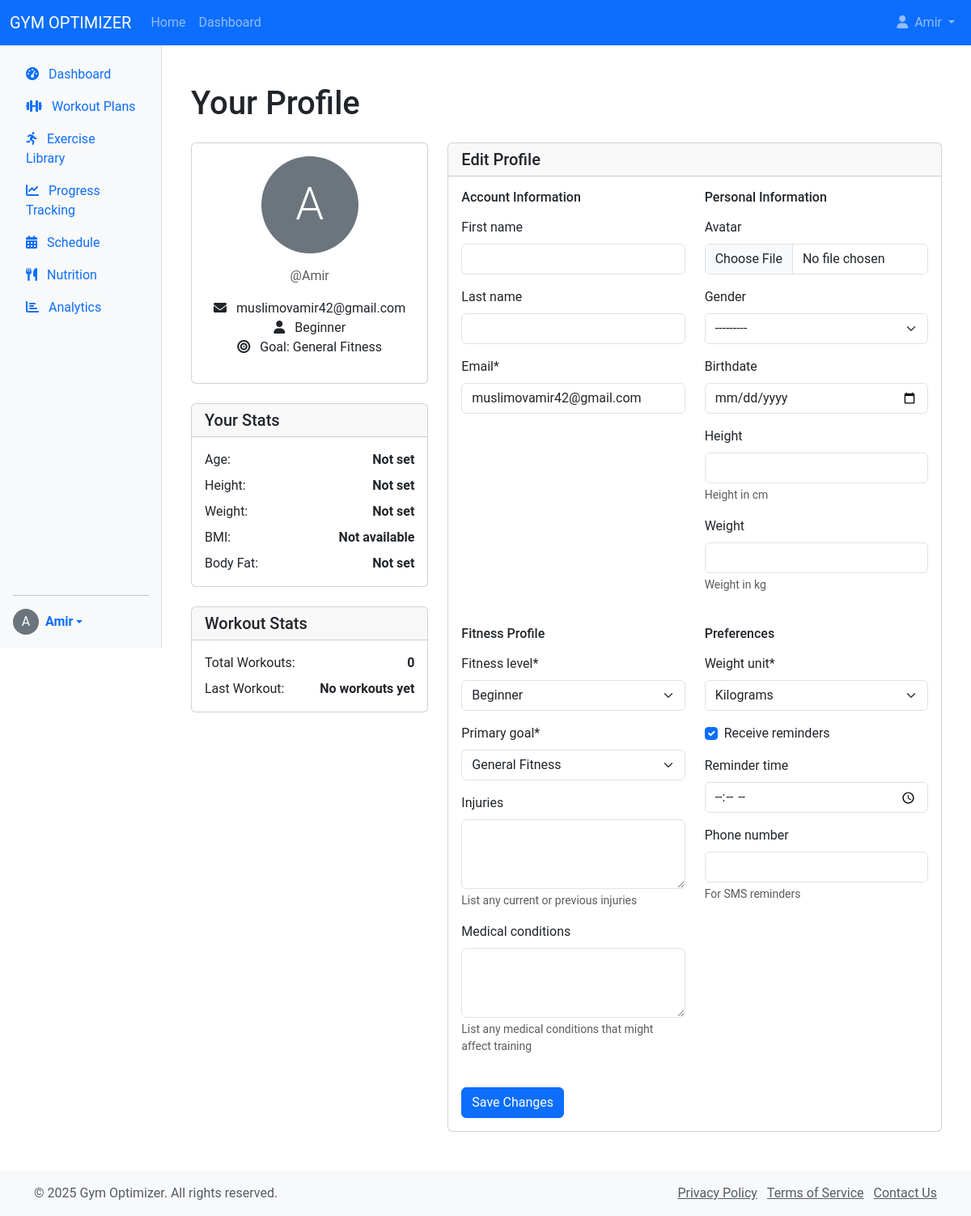
The page /users/profile/ (signed in) on the database its author committed.
### users/models.py (models this page shows, shortened)
class UserProfile(models.Model):
    GENDER_CHOICES = (
        ('M', 'Male'),
        ('F', 'Female'),
        ('O', 'Other'),
    )
    FITNESS_LEVEL_CHOICES = (
        ('beginner', 'Beginner'),
        ('intermediate', 'Intermediate'),
        ('advanced', 'Advanced'),
    )
    GOAL_CHOICES = (
        ('muscle_gain', 'Muscle Gain'),
        ('fat_loss', 'Fat Loss'),
        ('strength', 'Strength'),
        ('endurance', 'Endurance'),
        ('general_fitness', 'General Fitness'),
    )
    user = models.OneToOneField(User, on_delete=models.CASCADE, related_name='profile')
    avatar = models.ImageField(upload_to='avatars/', null=True, blank=True)
    gender = models.CharField(max_length=1, choices=GENDER_CHOICES, null=True, blank=True)
    birthdate = models.DateField(null=True, blank=True)
    height = models.FloatField(help_text="Height in cm", null=True, blank=True)
    weight = models.FloatField(help_text="Weight in kg", null=True, blank=True)
    fitness_level = models.CharField(max_length=20, choices=FITNESS_LEVEL_CHOICES, default='beginner')
    primary_goal = models.CharField(max_length=20, choices=GOAL_CHOICES, default='general_fitness')
    injuries = models.TextField(blank=True, help_text="List any current or previous injuries")
    medical_conditions = models.TextField(blank=True,
                                          help_text="List any medical conditions that might affect training")
    weight_unit = models.CharField(max_length=3, choices=(('kg', 'Kilograms'), ('lbs', 'Pounds')), default='kg')
    receive_reminders = models.BooleanField(default=True)
    reminder_time = models.TimeField(null=True, blank=True)
    phone_number = models.CharField(max_length=20, blank=True, help_text="For SMS reminders")
    google_fit_connected = models.BooleanField(default=False)
    apple_health_connected = models.BooleanField(default=False)
    created_at = models.DateTimeField(auto_now_add=True)
    updated_at = models.DateTimeField(auto_now=True)
    @property
    def age(self):
        from datetime import date
        if not self.birthdate:
            return None
        today = date.today()
        return today.year - self.birthdate.year - (
                    (today.month, today.day) < (self.birthdate.month, self.birthdate.day))
    @property
    def bmi(self):
        if not self.height or not self.weight:
            return None
        height_in_meters = self.height / 100
        return round(self.weight / (height_in_meters ** 2), 1)

### users/views.py (the view)
# urls.py: path('profile/', views.profile, name='profile'),
@login_required
def profile(request):
    if request.method == 'POST':
        user_form = UserUpdateForm(request.POST, instance=request.user)
        profile_form = ProfileUpdateForm(request.POST, request.FILES, instance=request.user.profile)
        if user_form.is_valid() and profile_form.is_valid():
            user_form.save()
            profile_form.save()
            messages.success(request, 'Your profile has been updated!')
            return redirect('profile')
    else:
        user_form = UserUpdateForm(instance=request.user)
        profile_form = ProfileUpdateForm(instance=request.user.profile)
    context = {
        'user_form': user_form,
        'profile_form': profile_form,
        'user_progress': get_user_progress(request.user)
    }
    return render(request, 'users/profile.html', context)

### users/forms.py (shortened to what this page needs)
class UserUpdateForm(forms.ModelForm):
    email = forms.EmailField(required=True)
    class Meta:
        model = User
        fields = ('first_name', 'last_name', 'email')

class ProfileUpdateForm(forms.ModelForm):
    birthdate = forms.DateField(
        required=False,
        widget=forms.DateInput(attrs={'type': 'date', 'max': timezone.now().date()})
    )
    class Meta:
        model = UserProfile
        fields = [
            'avatar', 'gender', 'birthdate', 'height', 'weight',
            'fitness_level', 'primary_goal', 'injuries', 'medical_conditions',
            'weight_unit', 'receive_reminders', 'reminder_time', 'phone_number'
        ]
        widgets = {
            'injuries': forms.Textarea(attrs={'rows': 3}),
            'medical_conditions': forms.Textarea(attrs={'rows': 3}),
            'reminder_time': forms.TimeInput(attrs={'type': 'time'}),
        }

### users/views.py (called while the page is built)
def get_user_progress(user):
    from progress.models import BodyMetrics, WorkoutLog
    recent_weight = BodyMetrics.objects.filter(
        user=user,
        metric_type='weight'
    ).order_by('-date').first()
    recent_body_fat = BodyMetrics.objects.filter(
        user=user,
        metric_type='body_fat'
    ).order_by('-date').first()
    workout_count = WorkoutLog.objects.filter(user=user).count()
    last_workout = WorkoutLog.objects.filter(user=user).order_by('-date').first()
    return {
        'recent_weight': recent_weight,
        'recent_body_fat': recent_body_fat,
        'workout_count': workout_count,
        'last_workout': last_workout
    }

### users/templates/users/profile.html (shortened to what this page needs)
{% extends 'base.html' %}
{% load crispy_forms_tags %}
{% block content %}
<div class="container py-4">
    <h1 class="mb-4">Your Profile</h1>
    <div class="row">
        <div class="col-md-4">
            <div class="card mb-4">
                <div class="card-body text-center">
                    {% if user.profile.avatar %}
                        <img src="{{ user.profile.avatar.url }}" alt="Profile picture" class="rounded-circle profile-avatar mb-3">
                    {% else %}
                        <div class="rounded-circle bg-secondary text-white d-flex align-items-center justify-content-center mx-auto mb-3" style="width: 120px; height: 120px;">
                            <span class="display-4">{{ user.username|first|upper }}</span>
                        </div>
                    {% endif %}
                    <p class="text-muted">@{{ user.username }}</p>
                    <p class="mb-0">
                        <i class="fas fa-envelope me-2"></i> {{ user.email }}
                    </p>
                    <p class="mb-0">
                        <i class="fas fa-user me-2"></i> {{ user.profile.get_fitness_level_display }}
                    </p>
                    <p>
                        <i class="fas fa-bullseye me-2"></i> Goal: {{ user.profile.get_primary_goal_display }}
                    </p>
                </div>
            </div>
            <div class="card mb-4">
                <div class="card-header">
                    <h5 class="mb-0">Your Stats</h5>
                </div>
                <div class="card-body">
                    <div class="d-flex justify-content-between mb-2">
                        <span>Age:</span>
                        <strong>{% if user.profile.age %}{{ user.profile.age }} years{% else %}Not set{% endif %}</strong>
                    </div>
                    <div class="d-flex justify-content-between mb-2">
                        <span>Height:</span>
                        <strong>{% if user.profile.height %}{{ user.profile.height }} cm{% else %}Not set{% endif %}</strong>
                    </div>
                    <div class="d-flex justify-content-between mb-2">
                        <span>Weight:</span>
                        <strong>
                            {% if user_progress.recent_weight %}
                                {{ user_progress.recent_weight.value }} {{ user.profile.weight_unit }}
                            {% elif user.profile.weight %}
                                {{ user.profile.weight }} kg
                            {% else %}
                                Not set
                            {% endif %}
                        </strong>
                    </div>
                    <div class="d-flex justify-content-between mb-2">
                        <span>BMI:</span>
                        <strong>
                            {% if user.profile.bmi %}
                                {{ user.profile.bmi }} ({{ user.profile.get_bmi_category }})
                            {% else %}
                                Not available
                            {% endif %}
                        </strong>
                    </div>
                    <div class="d-flex justify-content-between">
                        <span>Body Fat:</span>
                        <strong>
                            {% if user_progress.recent_body_fat %}
                                {{ user_progress.recent_body_fat.value }}%
                            {% else %}
                                Not set
                            {% endif %}
                        </strong>
                    </div>
                </div>
            </div>
            <div class="card">
                <div class="card-header">
                    <h5 class="mb-0">Workout Stats</h5>
                </div>
                <div class="card-body">
                    <div class="d-flex justify-content-between mb-2">
                        <span>Total Workouts:</span>
                        <strong>{{ user_progress.workout_count }}</strong>
                    </div>
                    <div class="d-flex justify-content-between">
                        <span>Last Workout:</span>
                        <strong>
                            {% if user_progress.last_workout %}
                                {{ user_progress.last_workout.date|date:"M d, Y" }}
                            {% else %}
                                No workouts yet
                            {% endif %}
                        </strong>
                    </div>
                </div>
            </div>
        </div>
        <div class="col-md-8">
            <div class="card">
                <div class="card-header">
                    <h5 class="mb-0">Edit Profile</h5>
                </div>
                <div class="card-body">
                    <form method="POST" enctype="multipart/form-data">
                        <div class="row">
                            <div class="col-md-6">
                                <h6 class="mb-3">Account Information</h6>
                                {{ user_form|crispy }}
                            </div>
                            <div class="col-md-6">
                                <h6 class="mb-3">Personal Information</h6>
                                {{ profile_form.avatar|as_crispy_field }}
                                {{ profile_form.gender|as_crispy_field }}
                                {{ profile_form.birthdate|as_crispy_field }}
                                {{ profile_form.height|as_crispy_field }}
                                {{ profile_form.weight|as_crispy_field }}
                            </div>
                        </div>
                        <div class="row mt-4">
                            <div class="col-md-6">
                                <h6 class="mb-3">Fitness Profile</h6>
                                {{ profile_form.fitness_level|as_crispy_field }}
                                {{ profile_form.primary_goal|as_crispy_field }}
                                {{ profile_form.injuries|as_crispy_field }}
                                {{ profile_form.medical_conditions|as_crispy_field }}
                            </div>
                            <div class="col-md-6">
                                <h6 class="mb-3">Preferences</h6>
                                {{ profile_form.weight_unit|as_crispy_field }}
                                {{ profile_form.receive_reminders|as_crispy_field }}
                                {{ profile_form.reminder_time|as_crispy_field }}
                                {{ profile_form.phone_number|as_crispy_field }}
                            </div>
                        </div>
                        <div class="mt-4">
                            <button type="submit" class="btn btn-primary">Save Changes</button>
                        </div>
                    </form>
                </div>
            </div>
        </div>
    </div>
</div>
{% endblock %}

### templates/includes/header.html (shortened to what this page needs)
<header class="navbar navbar-expand-lg navbar-dark bg-primary sticky-top">
    <div class="container-fluid">
        <a class="navbar-brand" href="{% url 'home' %}">GYM OPTIMIZER</a>
        <div class="collapse navbar-collapse" id="navbarNav">
            <ul class="navbar-nav me-auto">
                <li class="nav-item">
                    <a class="nav-link" href="{% url 'home' %}">Home</a>
                </li>
                {% if user.is_authenticated %}
                <li class="nav-item">
                    <a class="nav-link" href="{% url 'dashboard' %}">Dashboard</a>
                </li>
                {% endif %}
            </ul>
            <ul class="navbar-nav">
                {% if user.is_authenticated %}
                <li class="nav-item dropdown">
                    <a class="nav-link dropdown-toggle" href="#" id="navbarDropdown" role="button" data-bs-toggle="dropdown" aria-expanded="false">
                        <i class="fas fa-user me-1"></i> {{ user.username }}
                    </a>
                </li>
                {% endif %}
            </ul>
        </div>
    </div>
</header>

### templates/includes/sidebar.html (shortened to what this page needs)
<div class="d-flex flex-column flex-shrink-0 p-3 bg-light sidebar" style="height: calc(100vh - 56px);">
    <ul class="nav nav-pills flex-column mb-auto">
        <li class="nav-item">
            <a href="{% url 'dashboard' %}" class="nav-link {% if request.resolver_match.url_name == 'dashboard' %}active{% endif %}" aria-current="page">
                <i class="fas fa-tachometer-alt me-2"></i> Dashboard
            </a>
        </li>
        <li>
            <a href="{% url 'workout_plans' %}" class="nav-link {% if 'plan' in request.resolver_match.url_name %}active{% endif %}">
                <i class="fas fa-dumbbell me-2"></i> Workout Plans
            </a>
        </li>
        <li>
            <a href="{% url 'exercise_library' %}" class="nav-link {% if 'exercise' in request.resolver_match.url_name %}active{% endif %}">
                <i class="fas fa-running me-2"></i> Exercise Library
            </a>
        </li>
        <li>
            <a href="{% url 'progress_tracking' %}" class="nav-link {% if 'progress' in request.resolver_match.url_name %}active{% endif %}">
                <i class="fas fa-chart-line me-2"></i> Progress Tracking
            </a>
        </li>
        <li>
            <a href="{% url 'schedule' %}" class="nav-link {% if 'schedule' in request.resolver_match.url_name %}active{% endif %}">
                <i class="fas fa-calendar-alt me-2"></i> Schedule
            </a>
        </li>
        <li>
            <a href="{% url 'nutrition' %}" class="nav-link {% if 'nutrition' in request.resolver_match.url_name %}active{% endif %}">
                <i class="fas fa-utensils me-2"></i> Nutrition
            </a>
        </li>
        <li>
            <a href="{% url 'analytics' %}" class="nav-link {% if 'analytics' in request.resolver_match.url_name %}active{% endif %}">
                <i class="fas fa-chart-bar me-2"></i> Analytics
            </a>
        </li>
    </ul>
    <hr>
    <div class="dropdown">
        <a href="#" class="d-flex align-items-center text-decoration-none dropdown-toggle" id="dropdownUser1" data-bs-toggle="dropdown" aria-expanded="false">
            {% if user.userprofile.avatar %}
                <img src="{{ user.userprofile.avatar.url }}" alt="Profile picture" width="32" height="32" class="rounded-circle me-2">
            {% else %}
                <div class="rounded-circle bg-secondary text-white d-flex align-items-center justify-content-center me-2" style="width: 32px; height: 32px;">
                    {{ user.username|first|upper }}
                </div>
            {% endif %}
            <strong>{{ user.username }}</strong>
        </a>
    </div>
</div>

### static/css/style.css (style rules this page uses)
body { font-family: 'Roboto', sans-serif; min-height: 100vh; display: flex; flex-direction: column; }
.sidebar { box-shadow: inset -1px 0 0 rgba(0, 0, 0, .1); }
.card { transition: transform 0.3s, box-shadow 0.3s; }

### rows shown on the page
UserProfile: gender "---------", fitness_level "Beginner", primary_goal "General Fitness", weight_unit "Kilograms", receive_reminders "☑"

### other values the page prints
{{ user.username }} "Amir"
{{ user.username|first|upper }} "A"
{{ user.email }} "muslimovamir42@gmail.com"
{{ user.profile.get_fitness_level_display }} "Beginner"
{{ user.profile.get_primary_goal_display }} "General Fitness"
{{ user_progress.workout_count }} "0"
